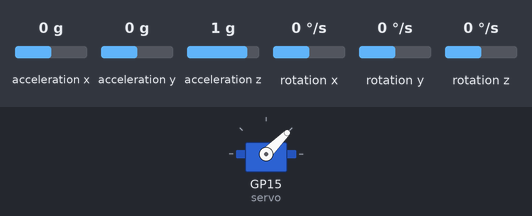
This program was run on a simulated Raspberry Pi Pico running MicroPython. On the bench: servo. The inputs (shaded band) are chosen by the test bench; at power-on: acceleration x 0 g, acceleration y 0 g, acceleration z 1 g, rotation x 0 °/s, rotation y 0 °/s, rotation z 0 °/s. Servo angles are drawn from the pulse width (0.5 ms = 0°, 2.5 ms = 180°); library files of the repository ran but are not shown: mpu6050.py.

Above: at 1.2 s.
1.3 s: acceleration x set to 0.8 g
3.9 s: acceleration x set to 1.1 g
At 5.4 s:
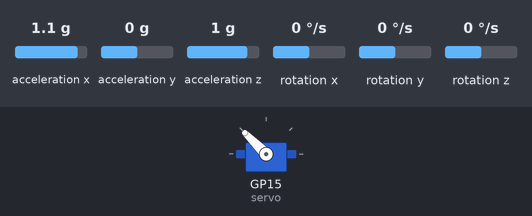
6.1 s: acceleration x set to -1.4 g
At 7.2 s:
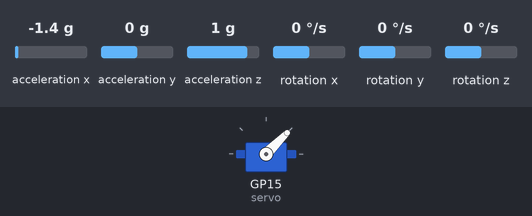
8.0 s: acceleration x set to 1.4 g
At 9.8 s:
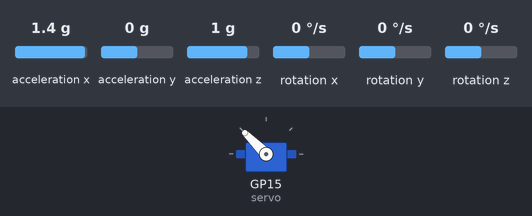
Timing chart, 0 to 11.3 s (numbered marks = the images above; inputs shaded):
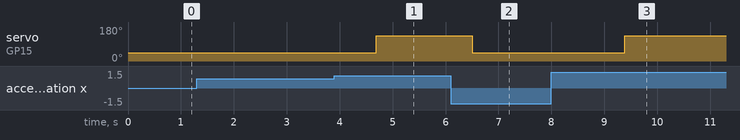

The program:

mpu6050_contrl_servo_main.py
```python
from machine import Pin, PWM, I2C
from mpu6050 import  accel
import utime
import math


# initializing MPU6050 and create an instance.
i2c = I2C(0, sda=Pin(0), scl=Pin(1), freq=200000)
imu = accel(i2c)

# create servo instance
servo = PWM(Pin(15))
# setting frequency to 50Hz
servo.freq(50)

# define a mapping function
def _mapping(x, in_min, in_max, out_min, out_max):
    return int( (x - in_min) * (out_max - out_min) / (in_max -in_min) + out_min )


# calculate the rotation angle
def distance(a, b):
    return math.sqrt((a*a)+(b*b))

def get_x_rotation(x, y, z):
    radians = math.atan2(y, distance(x, z))
    return math.degreess(radians)

def get_y_rotation(x, y, z):
    radians = math.atan2(x, distance(y, z))
    return math.degrees(radians)


# control servo to rotate
def servo_control(pin, angle):
    pulse_width = _mapping(angle, 0,180, 0.5, 2.5)
    dutycycle = int(_mapping(pulse_width, 0, 20, 0, 65535))
    pin.duty_u16(dutycycle)

times=50
while True:
    total = 0
    for i in range(times):
        angle = get_y_rotation(imu.get_values()['AcX'], imu.get_values()['AcY'], imu.get_values()['AcZ'])
        total += angle

    average_angle = int(total/times)
    servo_control(servo, _mapping(average_angle, -90, 90, 0, 180))
    
```

Measured:
- the behaviour switches between 0.9 and 1 g on acceleration x (found by bisection; images 0 and 1)
- after the input at 1.3 s, every drawn part: stays the same
- after the input at 3.9 s, servo on GP15 (servo): 45° → 135° after 0.79 s
- after the input at 6.1 s, servo on GP15 (servo): 135° → 45° after 0.41 s
- after the input at 8.0 s, servo on GP15 (servo): 45° → 135° after 1.4 s
